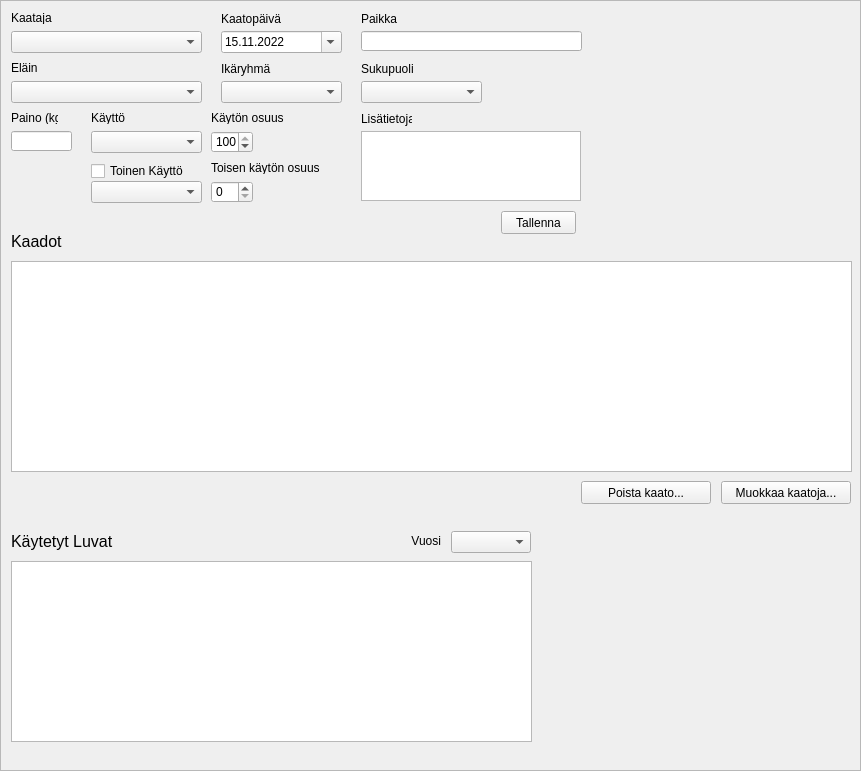
<?xml version="1.0" encoding="UTF-8"?>
<ui version="4.0">
 <class>killPage</class>
 <widget class="QWidget" name="killPage">
  <property name="geometry">
   <rect>
    <x>0</x>
    <y>0</y>
    <width>861</width>
    <height>771</height>
   </rect>
  </property>
  <widget class="QScrollArea" name="scrollArea">
   <property name="geometry">
    <rect>
     <x>0</x>
     <y>0</y>
     <width>861</width>
     <height>771</height>
    </rect>
   </property>
   <property name="widgetResizable">
    <bool>true</bool>
   </property>
   <widget class="QWidget" name="scrollAreaWidgetContents">
    <property name="geometry">
     <rect>
      <x>0</x>
      <y>0</y>
      <width>859</width>
      <height>769</height>
     </rect>
    </property>
    <widget class="QLabel" name="shotByLabel_6">
     <property name="geometry">
      <rect>
       <x>90</x>
       <y>110</y>
       <width>47</width>
       <height>13</height>
      </rect>
     </property>
     <property name="text">
      <string>Käyttö</string>
     </property>
    </widget>
    <widget class="QComboBox" name="animalComboBox">
     <property name="geometry">
      <rect>
       <x>10</x>
       <y>80</y>
       <width>191</width>
       <height>22</height>
      </rect>
     </property>
    </widget>
    <widget class="QComboBox" name="usageComboBox">
     <property name="geometry">
      <rect>
       <x>90</x>
       <y>130</y>
       <width>111</width>
       <height>22</height>
      </rect>
     </property>
    </widget>
    <widget class="QCheckBox" name="usage2CheckBox">
     <property name="geometry">
      <rect>
       <x>90</x>
       <y>160</y>
       <width>110</width>
       <height>20</height>
      </rect>
     </property>
     <property name="text">
      <string>Toinen Käyttö</string>
     </property>
    </widget>
    <widget class="QLineEdit" name="locationLineEdit">
     <property name="geometry">
      <rect>
       <x>360</x>
       <y>30</y>
       <width>221</width>
       <height>20</height>
      </rect>
     </property>
     <property name="toolTip">
      <string>Karttaan merkitty paikannimi</string>
     </property>
    </widget>
    <widget class="QSpinBox" name="usage2PortionSpinBox">
     <property name="geometry">
      <rect>
       <x>210</x>
       <y>180</y>
       <width>42</width>
       <height>22</height>
      </rect>
     </property>
     <property name="maximum">
      <number>100</number>
     </property>
     <property name="singleStep">
      <number>25</number>
     </property>
    </widget>
    <widget class="QPushButton" name="saveShotPushButton">
     <property name="geometry">
      <rect>
       <x>500</x>
       <y>210</y>
       <width>75</width>
       <height>23</height>
      </rect>
     </property>
     <property name="text">
      <string>Tallenna</string>
     </property>
    </widget>
    <widget class="QLabel" name="shotDateLabel">
     <property name="geometry">
      <rect>
       <x>220</x>
       <y>10</y>
       <width>101</width>
       <height>16</height>
      </rect>
     </property>
     <property name="text">
      <string>Kaatopäivä</string>
     </property>
    </widget>
    <widget class="QLabel" name="shotByLabel_4">
     <property name="geometry">
      <rect>
       <x>360</x>
       <y>60</y>
       <width>61</width>
       <height>16</height>
      </rect>
     </property>
     <property name="text">
      <string>Sukupuoli</string>
     </property>
    </widget>
    <widget class="QTableWidget" name="killsKillsTableWidget">
     <property name="geometry">
      <rect>
       <x>10</x>
       <y>260</y>
       <width>841</width>
       <height>211</height>
      </rect>
     </property>
    </widget>
    <widget class="QLabel" name="shotByLabel_5">
     <property name="geometry">
      <rect>
       <x>10</x>
       <y>110</y>
       <width>47</width>
       <height>13</height>
      </rect>
     </property>
     <property name="text">
      <string>Paino (kg)</string>
     </property>
    </widget>
    <widget class="QLabel" name="shotByLabel_2">
     <property name="geometry">
      <rect>
       <x>10</x>
       <y>60</y>
       <width>47</width>
       <height>13</height>
      </rect>
     </property>
     <property name="text">
      <string>Eläin</string>
     </property>
    </widget>
    <widget class="QComboBox" name="usage2ComboBox">
     <property name="geometry">
      <rect>
       <x>90</x>
       <y>180</y>
       <width>111</width>
       <height>22</height>
      </rect>
     </property>
    </widget>
    <widget class="QComboBox" name="genderComboBox">
     <property name="geometry">
      <rect>
       <x>360</x>
       <y>80</y>
       <width>121</width>
       <height>22</height>
      </rect>
     </property>
    </widget>
    <widget class="QLabel" name="shotByLabel">
     <property name="geometry">
      <rect>
       <x>10</x>
       <y>10</y>
       <width>47</width>
       <height>13</height>
      </rect>
     </property>
     <property name="text">
      <string>Kaataja</string>
     </property>
    </widget>
    <widget class="QLineEdit" name="weightLineEdit">
     <property name="geometry">
      <rect>
       <x>10</x>
       <y>130</y>
       <width>61</width>
       <height>20</height>
      </rect>
     </property>
    </widget>
    <widget class="QPushButton" name="editShotsPushButton">
     <property name="geometry">
      <rect>
       <x>720</x>
       <y>480</y>
       <width>130</width>
       <height>23</height>
      </rect>
     </property>
     <property name="text">
      <string>Muokkaa kaatoja...</string>
     </property>
    </widget>
    <widget class="QLabel" name="shotByLabel_3">
     <property name="geometry">
      <rect>
       <x>220</x>
       <y>60</y>
       <width>61</width>
       <height>16</height>
      </rect>
     </property>
     <property name="text">
      <string>Ikäryhmä</string>
     </property>
    </widget>
    <widget class="QLabel" name="label_11">
     <property name="geometry">
      <rect>
       <x>380</x>
       <y>530</y>
       <width>60</width>
       <height>20</height>
      </rect>
     </property>
     <property name="layoutDirection">
      <enum>Qt::LeftToRight</enum>
     </property>
     <property name="autoFillBackground">
      <bool>false</bool>
     </property>
     <property name="text">
      <string>Vuosi</string>
     </property>
     <property name="alignment">
      <set>Qt::AlignRight|Qt::AlignTrailing|Qt::AlignVCenter</set>
     </property>
    </widget>
    <widget class="QComboBox" name="shotByComboBox">
     <property name="geometry">
      <rect>
       <x>10</x>
       <y>30</y>
       <width>191</width>
       <height>22</height>
      </rect>
     </property>
    </widget>
    <widget class="QDateEdit" name="shotDateEdit">
     <property name="geometry">
      <rect>
       <x>220</x>
       <y>30</y>
       <width>121</width>
       <height>22</height>
      </rect>
     </property>
     <property name="locale">
      <locale language="Finnish" country="Finland"/>
     </property>
     <property name="displayFormat">
      <string>dd.MM.yyyy</string>
     </property>
     <property name="calendarPopup">
      <bool>true</bool>
     </property>
     <property name="date">
      <date>
       <year>2022</year>
       <month>11</month>
       <day>15</day>
      </date>
     </property>
    </widget>
    <widget class="QLabel" name="shotByLabel_7">
     <property name="geometry">
      <rect>
       <x>360</x>
       <y>110</y>
       <width>51</width>
       <height>16</height>
      </rect>
     </property>
     <property name="text">
      <string>Lisätietoja</string>
     </property>
    </widget>
    <widget class="QSpinBox" name="usagePortionSpinBox">
     <property name="geometry">
      <rect>
       <x>210</x>
       <y>130</y>
       <width>42</width>
       <height>22</height>
      </rect>
     </property>
     <property name="maximum">
      <number>100</number>
     </property>
     <property name="singleStep">
      <number>25</number>
     </property>
     <property name="value">
      <number>100</number>
     </property>
    </widget>
    <widget class="QPlainTextEdit" name="additionalInfoTextEdit">
     <property name="geometry">
      <rect>
       <x>360</x>
       <y>130</y>
       <width>220</width>
       <height>70</height>
      </rect>
     </property>
     <property name="toolTip">
      <string>Tähän vieraan kaatajan nimi tai havaintoja eläimestä</string>
     </property>
     <property name="toolTipDuration">
      <number>10000</number>
     </property>
    </widget>
    <widget class="QTableWidget" name="shotLicenseTableWidget">
     <property name="geometry">
      <rect>
       <x>10</x>
       <y>560</y>
       <width>521</width>
       <height>181</height>
      </rect>
     </property>
    </widget>
    <widget class="QLabel" name="shotDateLabel_2">
     <property name="geometry">
      <rect>
       <x>360</x>
       <y>10</y>
       <width>101</width>
       <height>16</height>
      </rect>
     </property>
     <property name="text">
      <string>Paikka</string>
     </property>
    </widget>
    <widget class="QLabel" name="shotByLabel_14">
     <property name="geometry">
      <rect>
       <x>10</x>
       <y>530</y>
       <width>110</width>
       <height>20</height>
      </rect>
     </property>
     <property name="font">
      <font>
       <pointsize>12</pointsize>
      </font>
     </property>
     <property name="text">
      <string>Käytetyt Luvat</string>
     </property>
    </widget>
    <widget class="QComboBox" name="licenseYearComboBox">
     <property name="geometry">
      <rect>
       <x>450</x>
       <y>530</y>
       <width>80</width>
       <height>22</height>
      </rect>
     </property>
    </widget>
    <widget class="QLabel" name="shotByLabel_8">
     <property name="geometry">
      <rect>
       <x>10</x>
       <y>230</y>
       <width>80</width>
       <height>20</height>
      </rect>
     </property>
     <property name="font">
      <font>
       <pointsize>12</pointsize>
      </font>
     </property>
     <property name="text">
      <string>Kaadot</string>
     </property>
    </widget>
    <widget class="QLabel" name="shotByLabel_17">
     <property name="geometry">
      <rect>
       <x>210</x>
       <y>160</y>
       <width>130</width>
       <height>13</height>
      </rect>
     </property>
     <property name="text">
      <string>Toisen käytön osuus</string>
     </property>
    </widget>
    <widget class="QComboBox" name="ageGroupComboBox">
     <property name="geometry">
      <rect>
       <x>220</x>
       <y>80</y>
       <width>121</width>
       <height>22</height>
      </rect>
     </property>
    </widget>
    <widget class="QLabel" name="shotByLabel_16">
     <property name="geometry">
      <rect>
       <x>210</x>
       <y>110</y>
       <width>80</width>
       <height>13</height>
      </rect>
     </property>
     <property name="text">
      <string>Käytön osuus</string>
     </property>
    </widget>
    <widget class="QPushButton" name="removeShotsPushButton">
     <property name="geometry">
      <rect>
       <x>580</x>
       <y>480</y>
       <width>130</width>
       <height>23</height>
      </rect>
     </property>
     <property name="text">
      <string>Poista kaato...</string>
     </property>
    </widget>
   </widget>
  </widget>
 </widget>
 <resources/>
 <connections/>
</ui>
